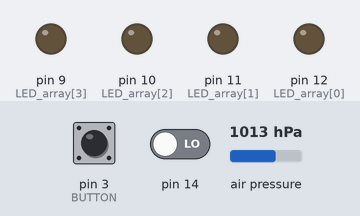
Simulated run of this sketch. Board: Arduino Uno, built with avr-gcc and run on an emulated ATmega328P. Shown: output pins drawn as LEDs (lit = HIGH). Dashed ring = blinking. Inputs (shaded band) come from the test bench; at power-on: pin 3 (BUTTON) HIGH, pin 14 LOW, air pressure 1013 hPa.

Above: at 1.2 s.
1.3 s: pin 3 (BUTTON) pulled LOW for 1 s
At 1.7 s:
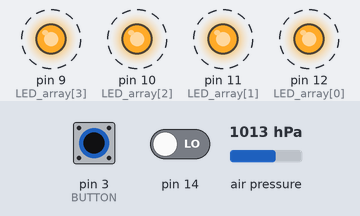
4.3 s: pin 3 (BUTTON) pulled LOW for 3.2 s
At 4.7 s:
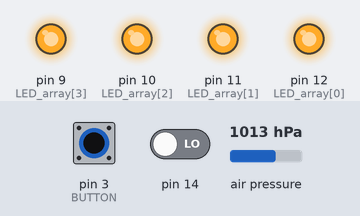
Timing chart, 0 to 9.5 s (numbered marks = the images above; inputs shaded):
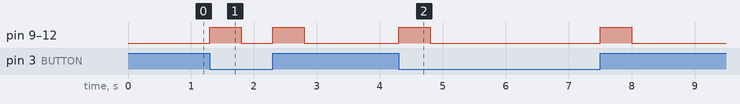

Measured:
- after the input at 1.3 s, pin 9 (LED_array[3]), pin 10 (LED_array[2]), pin 11 (LED_array[1]), pin 12 (LED_array[0]): alternates HIGH for 0.50 s and LOW for 0.50 s, 4 changes in all, then stays LOW, starting at once
- after the input at 4.3 s, pin 9 (LED_array[3]), pin 10 (LED_array[2]), pin 11 (LED_array[1]), pin 12 (LED_array[0]): alternates HIGH for 0.50 s and LOW for 2.7 s, 4 changes in all, then stays LOW, starting at once

The sketch:

Altitude_logger.ino
```cpp
/*----------------------------------------------------------------------
    Altitude Logger by Thornhill
  ------------------------------------------------------------------------
  Altitude logger using the Adafruit_MPL3115A2 barometric pressure sensor.
  Will display the maximum height recorded during active operation via a
  series of LED flashes. Base altitude is recorded & set via a long button press.
  Maximum height is displayed with a short button press, where the LEDs will
  cycle through their sequence once. Maximum height is reset during the
  recording of the base altitude.

  4 LEDs represent thousands, hundreds, tens, and ones. During readout the LEDs
  will flash according to the number of thousands, hundred, tens, and ones in
  that reading.

  e.g: a height of 415 m will equal:
      Led1(0 flashes), Led2(4 flashes), Led3(1 flash), Led4(5 flashes)


  ------------------------------------------------------------------------

 *** Attribution/References ***

  Uses a modified library for the Adafruit MPL3115A2
  (https://github.com/adafruit/Adafruit_MPL3115A2_Library), incorperating a way to
  calibrate the sensor based on sea level pressure for that particular day
  (https://github.com/adafruit/Adafruit_MPL3115A2_Library/pull/4).

  ----------------------------------------------------------------------*/

#include <Wire.h>
#include <Adafruit_MPL3115A2.h>

Adafruit_MPL3115A2 baro = Adafruit_MPL3115A2();

#define SeaPressure 1021.56 //Sea Level pressure (pascals) for that particular day
#define height_limit 120 // ~ 400ft limit
#define BUTTON  3 //button pin


float max_altm; //max altitude
float base_altm; //the base altitude
int height = 0;

byte LED_array[] = {12, 11, 10, 9}; //thou,hund,ten,one
byte counter = 0;
byte flashes = 0; //how many times to flash the LED
int ledState = LOW;

volatile boolean short_press = false;
volatile boolean long_press = false;

unsigned long firstTime;
int current;
byte previous = HIGH;

void setup() {
  pinMode(9, OUTPUT);
  pinMode(10, OUTPUT);
  pinMode(11, OUTPUT);
  pinMode(12, OUTPUT);

  Serial.begin(9600);

  baro.setSeaPressure (SeaPressure); //set Sea Level pressure for calibration
  pinMode(BUTTON, INPUT_PULLUP);
  attachInterrupt(1, interrupt, CHANGE);
}

void loop() {

  if (! baro.begin()) {
    Serial.println("Couldnt find sensor");
    return;
  }

  float altm = baro.getAltitude();

  //Mostly for debugging
  /*
    Serial.print("alt:"); Serial.println(altm);
    Serial.print("max:");Serial.println(max_altm);
    Serial.print("base:"); Serial.println(base_altm);
    Serial.println("------------");
    float tempC = baro.getTemperature();
    Serial.print(tempC); Serial.println("*C");
    Serial.println("------------");*/

  //keep hold of the highest altitude recorded
  if (altm > max_altm) {
    max_altm = altm;
  }
  else {
    max_altm = max_altm;
  }

  height = (int) max_altm - (int) base_altm; //height based on max altm recorded
  height = (int) max_altm - (int) base_altm; //get the altitude from ground

  //Height limit
  //Turn on LED to show we've reached the height limit
  if ((altm - base_altm)  <= height_limit) {
    digitalWrite(13, HIGH);
  } else {
    digitalWrite(13, LOW);
  }

  //Display the height
  if (short_press == true) {
    flash(height);
    short_press = ! short_press;
  }

  //Reset & set base altitude
  else if (long_press == true) {
    height = 0; //reset that height
    base_altm = altm; //make the current altitude the base altitude
    max_altm = altm;
    LED_confirm(500);
    long_press = ! long_press;
  }


  base_altm = base_altm;
  previous = current;
}//END LOOP


/*-------------------------------
   LEDs - Confirm flash
  -------------------------------*/
//Turn all the LEDs on to show confirmation
void LED_confirm(int delay_interval) {
  byte thisPin;
  byte confirm_counter = 0;
  while (confirm_counter < 1) {
    for (thisPin = 9; thisPin <= 12; thisPin++) {
      digitalWrite(thisPin, HIGH);
    }
    delay(delay_interval);
    for (thisPin = 9; thisPin <= 12; thisPin++) {
      digitalWrite(thisPin, LOW);
    }
    confirm_counter++;
  }

}

/*-------------------------------
   LEDs - Flash height
  -------------------------------*/

void flash(int height) {

  if (height == 0) {
    LED_confirm(200);
  }

  byte thousands = height / 1000;
  byte hundreds = (height % 1000) / 100;
  byte tens = (height % 100) / 10;
  byte ones = (height % 10) / 1;

  byte flash_array[] = {thousands, hundreds, tens, ones};

  for (byte i = 0; i < 4; i++) {
    flashes = flash_array[i];

    while (counter < flashes) {

      digitalWrite(LED_array[i], HIGH);
      delay(400);
      digitalWrite(LED_array[i], LOW);
      delay(400);
      counter++;
    }
    counter = 0;
  }
}

/*-------------------------------
          Interrupt
  -------------------------------*/

void interrupt() {

  current = digitalRead(14);

  // if the state changes to low signal, remember the start time
  if (current == LOW && previous == HIGH) {
    firstTime = millis();
  }

  int millis_held = (millis() - firstTime);

  //if (current == HIGH && previous == LOW) {
  if (millis_held > 20) {
    if (millis_held < 500) {
      short_press = true;
      long_press = false;
    }
    if (millis_held > 500) {
      short_press = false;
      long_press = true;
    }
  }
  millis_held = 0;
}
```
